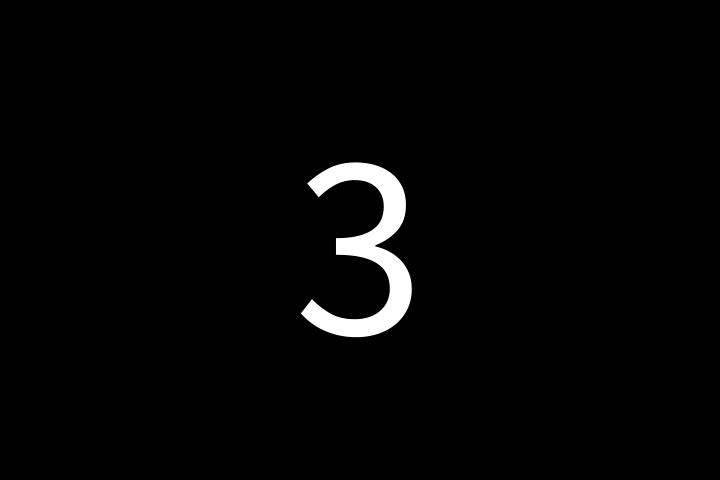
Frame 1 (no input)
Frame 60 (the mouse pressed at the canvas centre just before this capture): identical to frame 1, image omitted
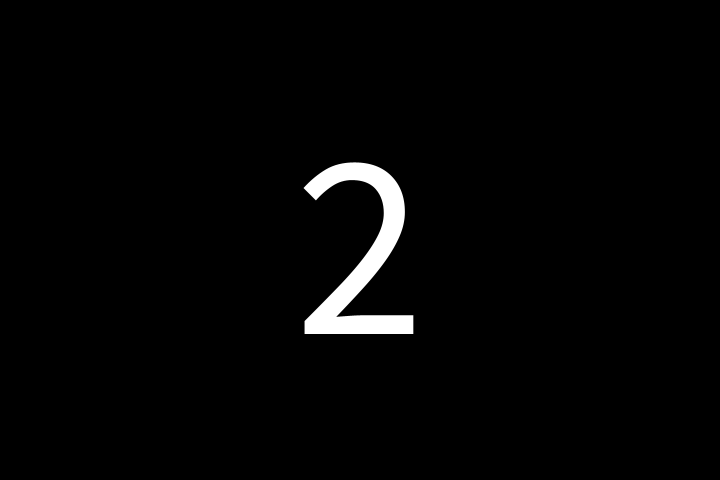
Frame 120 (the mouse held since frame 60 and released just before this capture)

The Processing sketch that drew these frames (run headless with seeded random() and noise(); from frame 60 on, the mouse is pressed at the canvas centre):

// Processing sketch: patern15
// ── patern15.pde
Square[] squares;
int numSquares = 130;
int countdown = 180; // Set countdown duration in frames (3 seconds at 60 frames per second)
int countdownStartFrame; // Frame when the countdown started
boolean countingDown = true;

void setup() {
  size(720, 480);
  squares = new Square[numSquares];
  noFill();
  countdownStartFrame = frameCount;
  textSize(264); // Set text size once in setup
  textAlign(CENTER, CENTER); // Center text
}

void draw() {
  background(0);

  if (countingDown) {
    int framesElapsed = frameCount - countdownStartFrame;
    int framesLeft = countdown - framesElapsed;

    if (framesLeft > 0) {
      fill(255);
      text(int(framesLeft / 60) + 1, width / 2, height / 2); // Convert frames to a countdown (1, 2, 3)
    } else {
      countingDown = false;
      startExplosion();
    }
  } else {
    for (int i = 0; i < numSquares; i++) {
      if (squares[i] != null) {
        squares[i].move();
        squares[i].display();
      }
    }
  }
}

void startExplosion() {
  for (int i = 0; i < numSquares; i++) {
    float angle = random(TWO_PI); // Random direction
    float speed = random(5, 10); // Random speed
    color[] colors = {#FFFFFF, #9B5DE5, #8FF75C};
    color c = colors[int(random(colors.length))]; // Random color from the provided list
    squares[i] = new Square(width / 2, height / 2, cos(angle) * speed, sin(angle) * speed, c);
  }
}

class Square {
  float x, y;
  float xSpeed, ySpeed;
  float side = 20;
  color squareColor;

  Square(float x, float y, float xSpeed, float ySpeed, color c) {
    this.x = x;
    this.y = y;
    this.xSpeed = xSpeed;
    this.ySpeed = ySpeed;
    this.squareColor = c;
  }

  void move() {
    x += xSpeed;
    y += ySpeed;
  }

  void display() {
    fill(squareColor);
    rect(x, y, side, side);
  }
}
